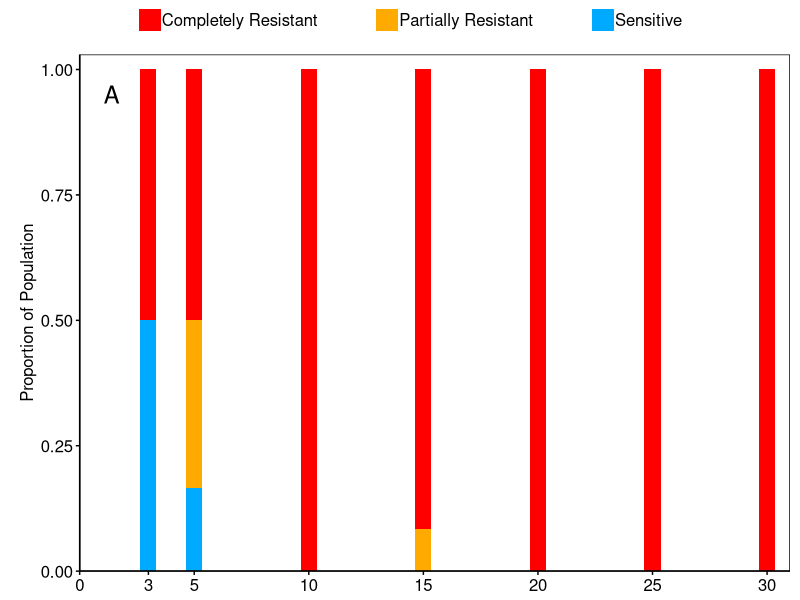
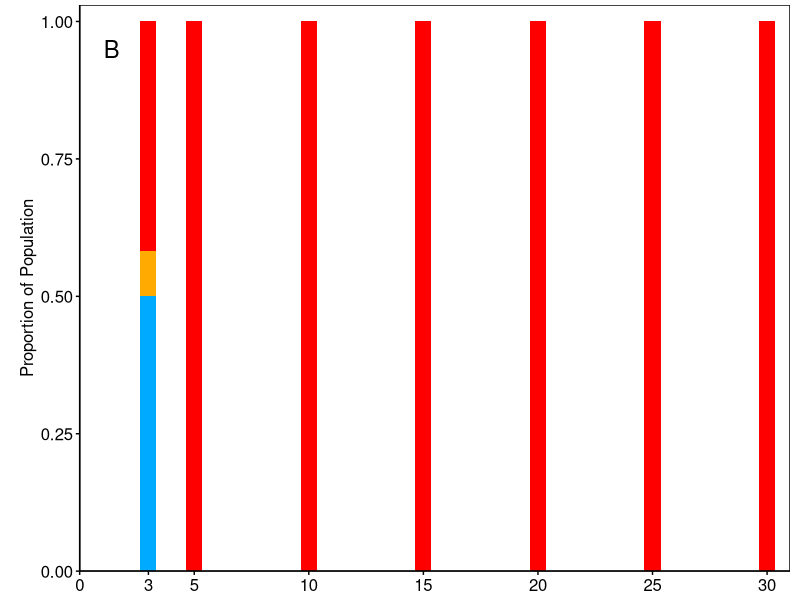
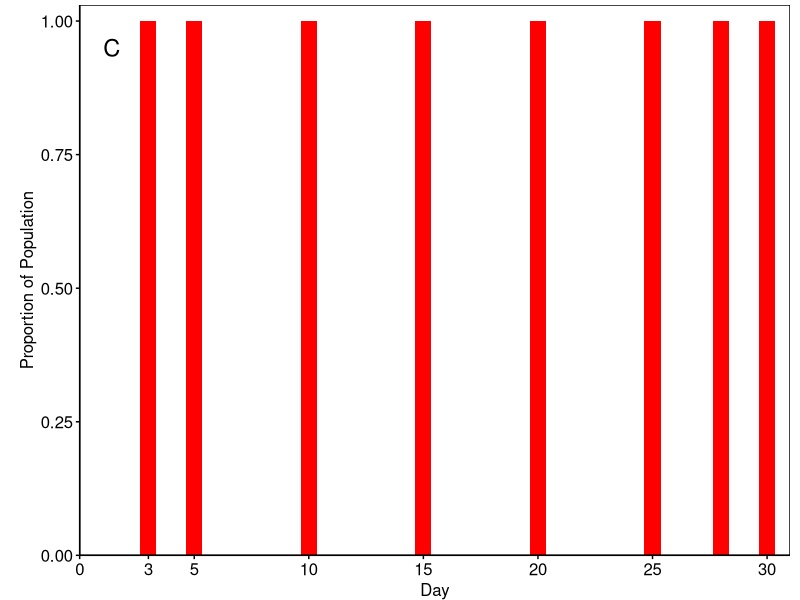
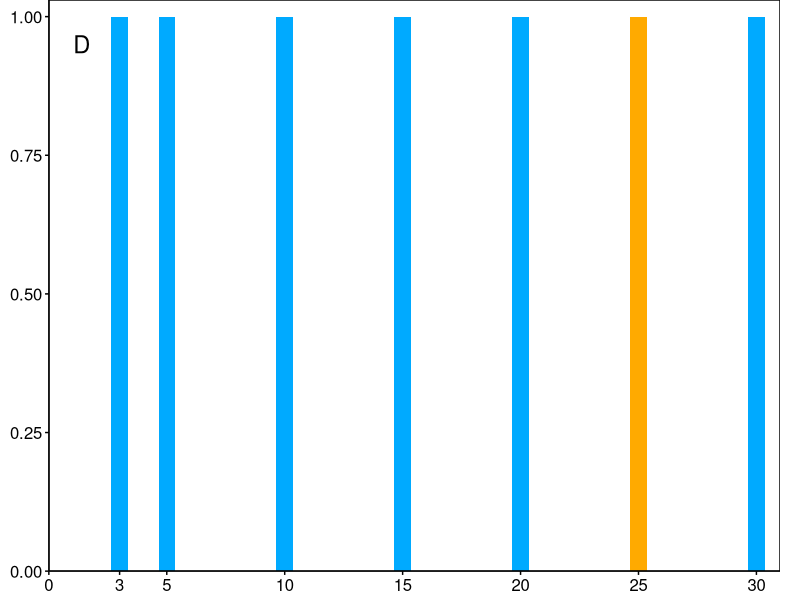
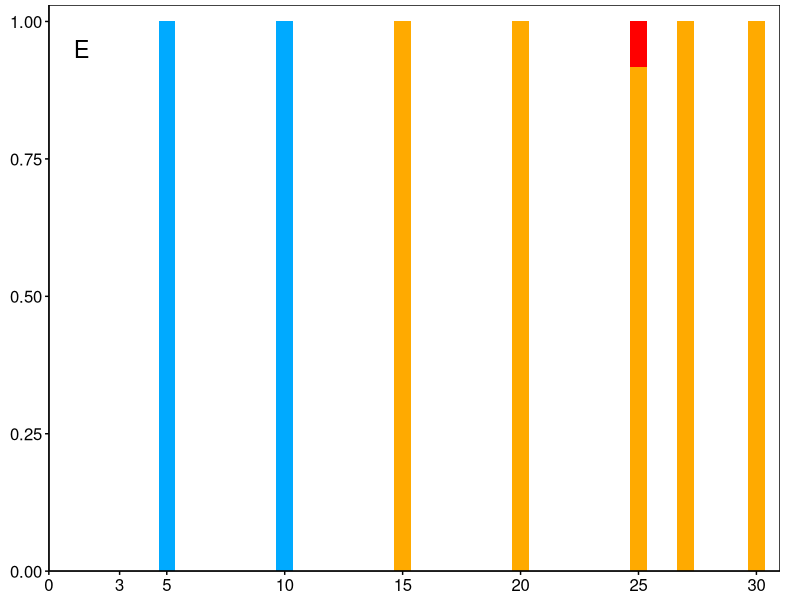
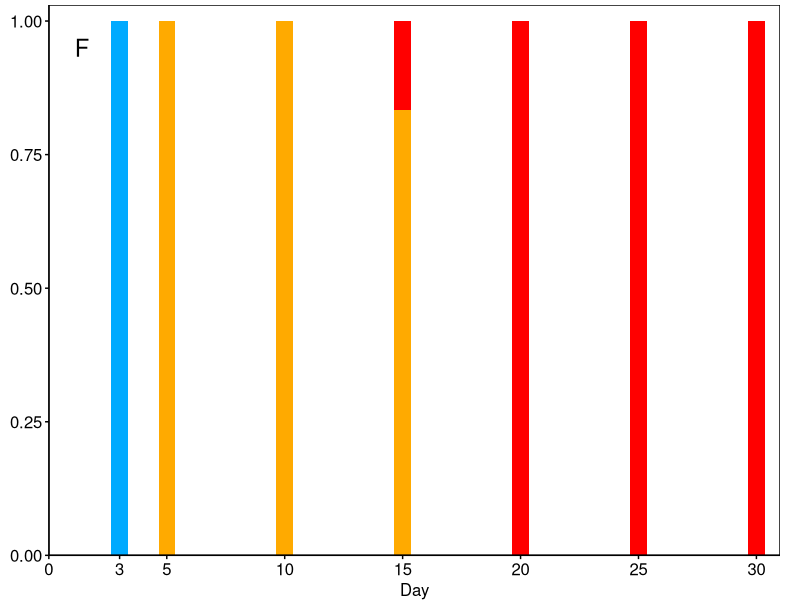
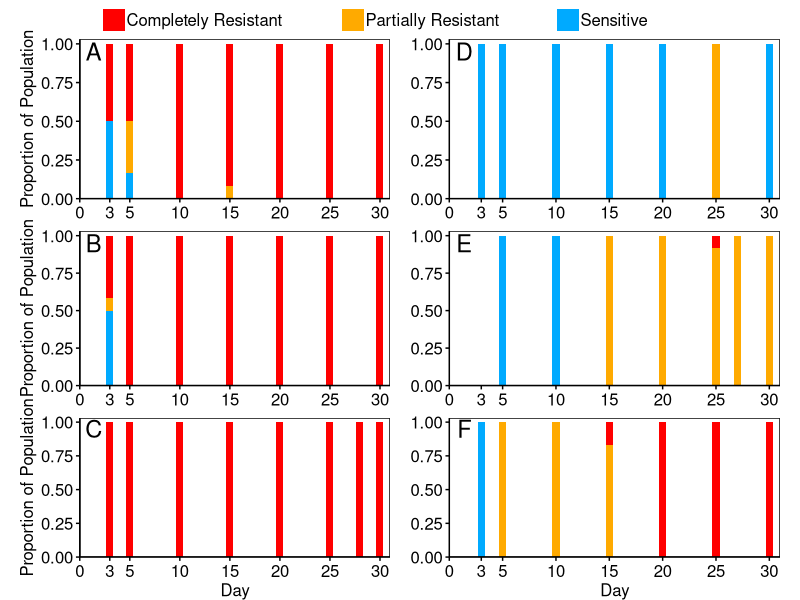
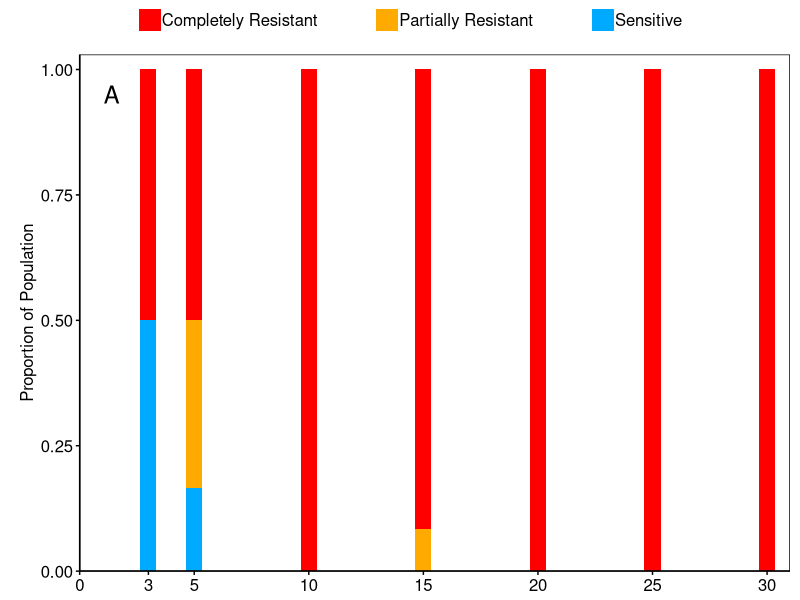

Recreate these plots in R, in order.

# Figure 2
# 
# This script uses a master metadata set
# To plot the resistance status of different populations across various time-points
# This script will generate individual plots as well as assemble them into Figure 2
#  into stacked bar charts
#
# The metadata set was created from looking at growth rate trajectories for all isolates
# These trajectories are included in the folder
# Raw data for these trajectories will be made available upon request

library(reshape2)
library(dplyr)
library(ggplot2)
library(stringr)
library(ggpubr)
# Set working directory to point to github repo folder and script
# Example:
setwd("CoevolReplay_FastResistance/Manuscript/Github_repo/Figure2")
master <- read.csv(file = "MasterData_forR.csv") 

# Clean up the dataset and remove missing data
dat_nb <- subset(master, LiquidStatus == 'R' | LiquidStatus == 'S' | LiquidStatus == 'P')
dat_nb$Timepoint <- as.factor(dat_nb$Timepoint)

TEST <- dat_nb %>% 
  group_by(Population,Timepoint,LiquidStatus) %>% 
  summarise(count=n()) %>% 
  mutate(perc=count/sum(count))
TEST$Timepoint <- as.numeric(as.character(TEST$Timepoint))
length(levels(TEST$Population))

######## cI26 POPULAION 1
cp1 <- subset(TEST, subset = Population == 'cI26 Hi 1')
cp1_plot <- ggplot(cp1, aes(x = as.numeric(Timepoint), y = perc,
                fill = factor(LiquidStatus, levels=c('R','P','S'))))+
  geom_bar(stat='identity', width = 0.7) +
  labs(y = 'Proportion of Population', fill = "Resistance") +
  scale_x_continuous(limits = c(0,31),
                     breaks = c(0,3,5,10,15,20,25,30),
                     expand = c(0,0)) +
  scale_y_continuous(expand = c(0,0), limits = c(0,1.03)) +
  scale_fill_manual(values = c(
    # complete
    '#FF0000',
    # partial
    '#ffaa00',
    # sensitive
    '#00aaff'),
    labels = c('Completely Resistant',
               'Partially Resistant',
               'Sensitive')) +
      theme(panel.grid.major = element_blank(),
            panel.grid.minor = element_blank(),
            panel.background = element_blank(),
            # Legend alterations
            legend.position = 'top',
            legend.title = element_blank(),
            legend.text = element_text(margin = margin(r = 0.5, unit = 'inch'),
                                       size = 12),
        # Change axes title sizes
        axis.title.x=element_blank(),
        axis.title.y=element_text(size=12, color = 'black'),
        # Change axes ticks
        axis.line = element_line(color='black'),
        axis.ticks = element_line(color= 'black'),
        # Change axes text sizes
        axis.text.x = element_text(size=12, color = 'black'),
        axis.text.y = element_text(size=12, color = 'black'),
        panel.border = element_rect(fill = NA, colour = "black"),
        plot.margin = unit(c(0,0.5,0.25,1), "lines")) +
  annotate('text', x = 1.4, y = .95, label = 'A', size = 6)
print(cp1_plot)
ggsave(filename = 'Figure2A.pdf', cp1_plot,
       width = 4.22, height = 2.5)

########################################################################
########################################################################
######## cI26 POPULAION 2
cp2 <- subset(TEST, subset = Population == 'cI26 Hi 2')
cp2_plot <- ggplot(cp2, aes(x = as.numeric(Timepoint), y = perc,
                            fill = factor(LiquidStatus, levels=c('R','P','S'))))+
  geom_bar(stat='identity', width = 0.7) +
  labs(y = 'Proportion of Population', fill = "Resistance") +
  scale_x_continuous(limits = c(0,31),
                     breaks = c(0,3,5,10,15,20,25,30),
                     expand = c(0,0)) +
  scale_y_continuous(expand = c(0,0), limits = c(0,1.03)) +
  scale_fill_manual(values = c(
    # complete
    '#FF0000',
    # partial
    '#ffaa00',
    # sensitive
    '#00aaff')) +
  theme(panel.grid.major = element_blank(),
        panel.grid.minor = element_blank(),
        panel.background = element_blank(),
        # Legend alterations
        legend.position = 'none',
        # Change axes title sizes
        axis.title.x=element_blank(),
        axis.title.y=element_text(size=12, color = 'black'),
        # Change axes ticks
        axis.line = element_line(color='black'),
        axis.ticks = element_line(color= 'black'),
        # Change axes text sizes
        axis.text.x = element_text(size=12, color = 'black'),
        axis.text.y = element_text(size=12, color = 'black'),
        panel.border = element_rect(fill = NA, colour = "black"),
        plot.margin = unit(c(0.25,0.5,0.25,1), "lines")) +
  annotate('text', x = 1.4, y = .95, label = 'B', size = 6)
print(cp2_plot)
ggsave(filename = 'Figure2B.pdf', cp2_plot,
       width = 4.22, height = 2.5)

########################################################################
########################################################################
######## cI26 POPULAION 3
cp3 <- subset(TEST, subset = Population == 'cI26 Hi 3')
cp3_plot <- ggplot(cp3, aes(x = as.numeric(Timepoint), y = perc,
                            fill = factor(LiquidStatus, levels=c('R','P','S'))))+
  geom_bar(stat='identity', width = 0.7) +
  labs(x = 'Day', y = 'Proportion of Population', fill = "Resistance") +
  scale_x_continuous(limits = c(0,31),
                     breaks = c(0,3,5,10,15,20,25,30),
                     expand = c(0,0)) +
  scale_y_continuous(expand = c(0,0), limits = c(0,1.03)) +
  scale_fill_manual(values = c(
    # complete
    '#FF0000',
    # partial
    '#ffaa00',
    # sensitive
    '#00aaff')) +
  theme(panel.grid.major = element_blank(),
        panel.grid.minor = element_blank(),
        panel.background = element_blank(),
        # Legend alterations
        legend.position = 'none',
        # Change axes title sizes
        axis.title.x=element_text(size=12, color = 'black'),
        axis.title.y=element_text(size=12, color = 'black'),
        # Change axes ticks
        axis.line = element_line(color='black'),
        axis.ticks = element_line(color= 'black'),
        # Change axes text sizes
        axis.text.x = element_text(size=12, color = 'black'),
        axis.text.y = element_text(size=12, color = 'black'),
        panel.border = element_rect(fill = NA, colour = "black"),
        plot.margin = unit(c(0.25,0.5,0,1), "lines")) +
  annotate('text', x = 1.4, y = .95, label = 'C', size = 6)
print(cp3_plot)
ggsave(filename = 'Figure2C.pdf', cp3_plot,
       width = 4.22, height = 2.6)

########################################################################
########################################################################
######## 2811 POPULAION 1
twop1 <- subset(TEST, subset = Population == '2811 Hi 1')
twop1_plot <- ggplot(twop1, aes(x = as.numeric(Timepoint), y = perc,
                            fill = factor(LiquidStatus, levels=c('R','P','S'))))+
  geom_bar(stat='identity', width = 0.7) +
  labs(y = 'Proportion of Population', fill = "Resistance") +
  scale_x_continuous(limits = c(0,31),
                     breaks = c(0,3,5,10,15,20,25,30),
                     expand = c(0,0)) +
  scale_y_continuous(expand = c(0,0), limits = c(0,1.03)) +
  scale_fill_manual(values = c(
    # complete
    #'#FF0000',
    # partial
    '#ffaa00',
    # sensitive
    '#00aaff')) +
  theme(panel.grid.major = element_blank(),
        panel.grid.minor = element_blank(),
        panel.background = element_blank(),
        # Legend alterations
        legend.position = 'none',
        # Change axes title sizes
        axis.title.x=element_blank(),
        axis.title.y=element_blank(),
        # Change axes ticks
        axis.line = element_line(color='black'),
        axis.ticks = element_line(color= 'black'),
        # Change axes text sizes
        axis.text.x = element_text(size=12, color = 'black'),
        axis.text.y = element_text(size=12, color = 'black'),
        panel.border = element_rect(fill = NA, colour = "black"),
        plot.margin = unit(c(0,1,0.25,0.5), "lines")) +
  annotate('text', x = 1.4, y = .95, label = 'D', size = 6)
print(twop1_plot)
ggsave(filename = 'Figure2D.pdf', twop1_plot,
       width = 4, height = 2.5)

########################################################################
########################################################################
######## 2811 POPULAION 2
twop2 <- subset(TEST, subset = Population == '2811 Hi 2')
twop2_plot <- ggplot(twop2, aes(x = as.numeric(Timepoint), y = perc,
                                fill = factor(LiquidStatus, levels=c('R','P','S'))))+
  geom_bar(stat='identity', width = 0.7) +
  labs(y = 'Proportion of Population', fill = "Resistance") +
  scale_x_continuous(limits = c(0,31),
                     breaks = c(0,3,5,10,15,20,25,30),
                     expand = c(0,0)) +
  scale_y_continuous(expand = c(0,0), limits = c(0,1.03)) +
  scale_fill_manual(values = c(
    # complete
    '#FF0000',
    # partial
    '#ffaa00',
    # sensitive
    '#00aaff'),
    labels = c('Complete Resistance','Partial Resistance','Sensitive')) +
  theme(panel.grid.major = element_blank(),
        panel.grid.minor = element_blank(),
        panel.background = element_blank(),
        # Legend alterations
        legend.position = 'none',
        # Change axes title sizes
        axis.title.x=element_blank(),
        axis.title.y=element_blank(),
        # Change axes ticks
        axis.line = element_line(color='black'),
        axis.ticks = element_line(color= 'black'),
        # Change axes text sizes
        axis.text.x = element_text(size=12, color = 'black'),
        axis.text.y = element_text(size=12, color = 'black'),
        panel.border = element_rect(fill = NA, colour = "black"),
        plot.margin = unit(c(0.25,1,0.25,0.5), "lines")) +
  annotate('text', x = 1.4, y = .95, label = 'E', size = 6)
print(twop2_plot)
ggsave(filename = 'Figure2E.pdf', twop2_plot,
       width = 4, height = 2.5)

########################################################################
########################################################################
######## 2811 POPULAION 3
twop3 <- subset(TEST, subset = Population == '2811 Hi 3')
twop3_plot <- ggplot(twop3, aes(x = as.numeric(Timepoint), y = perc,
                                fill = factor(LiquidStatus, levels=c('R','P','S'))))+
  geom_bar(stat='identity', width = 0.7) +
  labs(x = 'Day', y = 'Proportion of Population', fill = "Resistance") +
  scale_x_continuous(limits = c(0,31),
                     breaks = c(0,3,5,10,15,20,25,30),
                     expand = c(0,0)) +
  scale_y_continuous(expand = c(0,0), limits = c(0,1.03)) +
  scale_fill_manual(values = c(
    # complete
    '#FF0000',
    # partial
    '#ffaa00',
    # sensitive
    '#00aaff')) +
  theme(panel.grid.major = element_blank(),
        panel.grid.minor = element_blank(),
        panel.background = element_blank(),
        # Legend alterations
        legend.position = 'none',
        # Change axes title sizes
        axis.title.x=element_text(size=12, color = 'black'),
        axis.title.y=element_blank(),
        # Change axes ticks
        axis.line = element_line(color='black'),
        axis.ticks = element_line(color= 'black'),
        # Change axes text sizes
        axis.text.x = element_text(size=12, color = 'black'),
        axis.text.y = element_text(size=12, color = 'black'),
        panel.border = element_rect(fill = NA, colour = "black"),
        plot.margin = unit(c(0.25,1,0,0.5), "lines")) +
  annotate('text', x = 1.4, y = .95, label = 'F', size = 6)
print(twop3_plot)
ggsave(filename = 'Figure2F.pdf', twop3_plot,
       width = 4, height = 2.6)

plot_matrix <- ggarrange(cp1_plot, twop1_plot, cp2_plot, twop2_plot, cp3_plot, twop3_plot,
          legend = 'top', common.legend = TRUE,
          ncol = 2, nrow = 3,
          widths = 3, heights = 2.5)
plot_matrix
ggsave(filename = 'Figure2A-F.pdf', plot_matrix,
       width = 8.5, height = 8)












